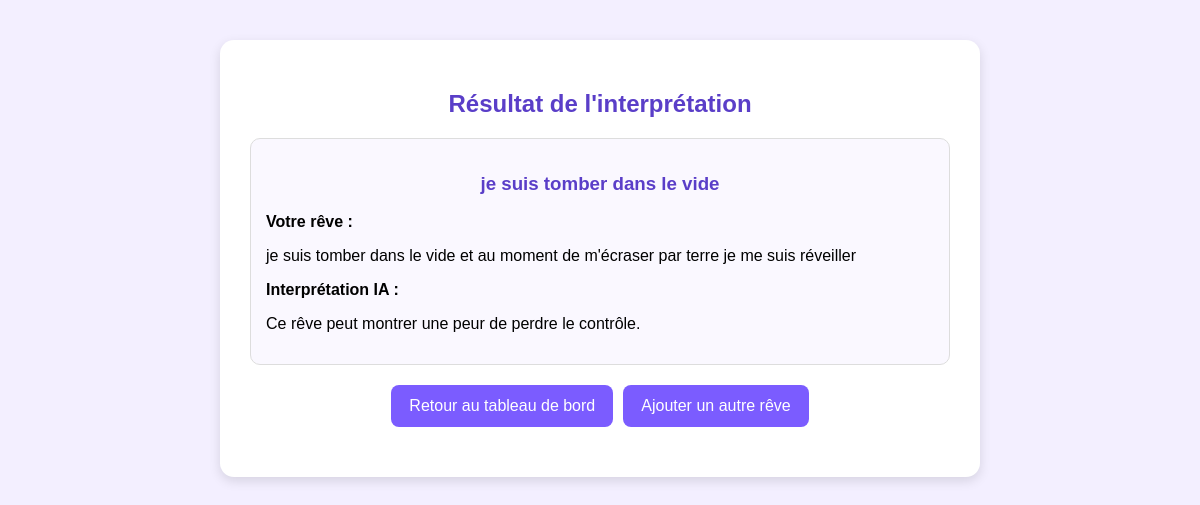
Page /result/2 (signed in) on the committed database.
### tables this page shows
CREATE TABLE dreams (
            id INTEGER PRIMARY KEY AUTOINCREMENT,
            user_id INTEGER NOT NULL,
            title TEXT NOT NULL,
            content TEXT NOT NULL,
            interpretation TEXT,
            is_public INTEGER DEFAULT 0,
            FOREIGN KEY (user_id) REFERENCES users (id)
        );

### app.py (the view)
@app.route("/result/<int:dream_id>")
def result(dream_id):
    if "user_id" not in session:
        return redirect(url_for("login"))
    conn = get_db_connection()
    cursor = conn.cursor()
    cursor.execute(
        "SELECT * FROM dreams WHERE id = ? AND user_id = ?",
        (dream_id, session["user_id"])
    )
    dream = cursor.fetchone()
    conn.close()
    if not dream:
        return "Rêve introuvable."
    return render_template("result.html", dream=dream)

### app.py (called while the page is built)
def get_db_connection():
    conn = sqlite3.connect(DATABASE)
    conn.row_factory = sqlite3.Row
    return conn

### templates/result.html (shortened to what this page needs)
<!DOCTYPE html>
<html lang="fr">
<head>
    <link rel="stylesheet" href="{{ url_for('static', filename='style.css') }}">
</head>
<body>
    <div class="container">
        <h2>Résultat de l'interprétation</h2>
        <div class="card">
            <h3>{{ dream["title"] }}</h3>
            <p><strong>Votre rêve :</strong></p>
            <p>{{ dream["content"] }}</p>
            <p><strong>Interprétation IA :</strong></p>
            <p>{{ dream["interpretation"] }}</p>
        </div>
        <div class="buttons">
            <a href="{{ url_for('dashboard') }}" class="btn">Retour au tableau de bord</a>
            <a href="{{ url_for('add_dream') }}" class="btn">Ajouter un autre rêve</a>
        </div>
    </div>
</body>
</html>

### static/style.css (style rules this page uses)
body { font-family: Arial, sans-serif; background: #f3efff; margin: 0; padding: 0; }
.container { width: 80%; max-width: 700px; margin: 40px auto; background: white; padding: 30px; border-radius: 14px; box-shadow: 0 4px 12px rgba(0, 0, 0, 0.12); }
h1, h2, h3, h4 { color: #5a3ec8; text-align: center; }
.btn { display: inline-block; background: #7b5cff; color: white; padding: 12px 18px; text-decoration: none; border: none; border-radius: 8px; cursor: pointer; text-align: center; }
.buttons { display: flex; gap: 10px; justify-content: center; flex-wrap: wrap; margin: 20px 0; }
.card { background: #faf8ff; border: 1px solid #ddd; padding: 15px; border-radius: 10px; margin-top: 15px; }

### rows in the picture
dreams: title "je suis tomber dans le vide", content "je suis tomber dans le vide et au moment de m'écraser par terre je me suis réveiller", interpretation "Ce rêve peut montrer une peur de perdre le contrôle."
